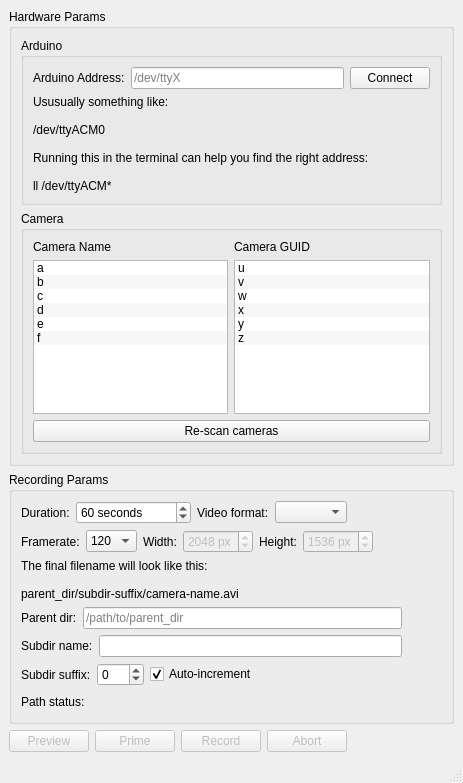
<?xml version="1.0" encoding="UTF-8"?>
<ui version="4.0">
 <class>MainWindow</class>
 <widget class="QMainWindow" name="MainWindow">
  <property name="geometry">
   <rect>
    <x>0</x>
    <y>0</y>
    <width>463</width>
    <height>783</height>
   </rect>
  </property>
  <property name="windowTitle">
   <string>yam-cat | Yet Another Multi Camera Acquisition Tool</string>
  </property>
  <widget class="QWidget" name="centralwidget">
   <layout class="QVBoxLayout" name="verticalLayout_8">
    <item>
     <layout class="QVBoxLayout" name="verticalLayout_6">
      <item>
       <widget class="QGroupBox" name="groupBoxHardware">
        <property name="title">
         <string>Hardware Params</string>
        </property>
        <layout class="QVBoxLayout" name="verticalLayout_7">
         <item>
          <widget class="QGroupBox" name="groupBox_2">
           <property name="font">
            <font>
             <bold>false</bold>
            </font>
           </property>
           <property name="title">
            <string>Arduino</string>
           </property>
           <layout class="QVBoxLayout" name="verticalLayout_3">
            <item>
             <layout class="QHBoxLayout" name="horizontalLayout_3">
              <item>
               <widget class="QLabel" name="label_12">
                <property name="text">
                 <string>Arduino Address:</string>
                </property>
               </widget>
              </item>
              <item>
               <widget class="QLineEdit" name="lineEditArduinoAddress">
                <property name="placeholderText">
                 <string>/dev/ttyX</string>
                </property>
               </widget>
              </item>
              <item>
               <widget class="QPushButton" name="pushButtonConnectArduino">
                <property name="text">
                 <string>Connect</string>
                </property>
                <property name="checkable">
                 <bool>false</bool>
                </property>
               </widget>
              </item>
             </layout>
            </item>
            <item>
             <widget class="QLabel" name="label_3">
              <property name="text">
               <string>Ususually something like:

/dev/ttyACM0

Running this in the terminal can help you find the right address:

ll /dev/ttyACM*</string>
              </property>
              <property name="textInteractionFlags">
               <set>Qt::LinksAccessibleByMouse|Qt::TextSelectableByMouse</set>
              </property>
             </widget>
            </item>
           </layout>
          </widget>
         </item>
         <item>
          <widget class="QGroupBox" name="groupBox_3">
           <property name="title">
            <string>Camera</string>
           </property>
           <layout class="QVBoxLayout" name="verticalLayout_4">
            <item>
             <layout class="QHBoxLayout" name="horizontalLayout">
              <item>
               <layout class="QVBoxLayout" name="verticalLayout">
                <item>
                 <widget class="QLabel" name="label">
                  <property name="toolTip">
                   <string>Give a name for the cameras, the camera name is used as a prefix for the video files.
You may drag and drop items in this list so that camera names and GUIDs correspond.</string>
                  </property>
                  <property name="text">
                   <string>Camera Name</string>
                  </property>
                 </widget>
                </item>
                <item>
                 <widget class="QListWidget" name="listWidgetCameraName">
                  <property name="toolTip">
                   <string>Give a name for the cameras, the camera name is used as a prefix for the video files.
You may drag and drop items in this list so that camera names and GUIDs correspond.</string>
                  </property>
                  <property name="dragDropMode">
                   <enum>QAbstractItemView::InternalMove</enum>
                  </property>
                  <property name="defaultDropAction">
                   <enum>Qt::MoveAction</enum>
                  </property>
                  <property name="alternatingRowColors">
                   <bool>true</bool>
                  </property>
                  <property name="selectionMode">
                   <enum>QAbstractItemView::SingleSelection</enum>
                  </property>
                  <property name="selectionBehavior">
                   <enum>QAbstractItemView::SelectRows</enum>
                  </property>
                  <item>
                   <property name="text">
                    <string>a</string>
                   </property>
                  </item>
                  <item>
                   <property name="text">
                    <string>b</string>
                   </property>
                  </item>
                  <item>
                   <property name="text">
                    <string>c</string>
                   </property>
                  </item>
                  <item>
                   <property name="text">
                    <string>d</string>
                   </property>
                  </item>
                  <item>
                   <property name="text">
                    <string>e</string>
                   </property>
                  </item>
                  <item>
                   <property name="text">
                    <string>f</string>
                   </property>
                  </item>
                 </widget>
                </item>
               </layout>
              </item>
              <item>
               <layout class="QVBoxLayout" name="verticalLayout_2">
                <item>
                 <widget class="QLabel" name="label_2">
                  <property name="toolTip">
                   <string>&lt;html&gt;&lt;head/&gt;&lt;body&gt;&lt;p&gt;Unique hardware identifier for the camera.&lt;/p&gt;&lt;/body&gt;&lt;/html&gt;</string>
                  </property>
                  <property name="text">
                   <string>Camera GUID</string>
                  </property>
                 </widget>
                </item>
                <item>
                 <widget class="QListWidget" name="listWidgetCameraGUID">
                  <property name="toolTip">
                   <string>&lt;html&gt;&lt;head/&gt;&lt;body&gt;&lt;p&gt;Unique hardware identifier for the camera.&lt;/p&gt;&lt;/body&gt;&lt;/html&gt;</string>
                  </property>
                  <property name="dragDropMode">
                   <enum>QAbstractItemView::NoDragDrop</enum>
                  </property>
                  <property name="defaultDropAction">
                   <enum>Qt::CopyAction</enum>
                  </property>
                  <property name="alternatingRowColors">
                   <bool>true</bool>
                  </property>
                  <property name="selectionMode">
                   <enum>QAbstractItemView::SingleSelection</enum>
                  </property>
                  <property name="selectionBehavior">
                   <enum>QAbstractItemView::SelectRows</enum>
                  </property>
                  <item>
                   <property name="text">
                    <string>u</string>
                   </property>
                  </item>
                  <item>
                   <property name="text">
                    <string>v</string>
                   </property>
                  </item>
                  <item>
                   <property name="text">
                    <string>w</string>
                   </property>
                  </item>
                  <item>
                   <property name="text">
                    <string>x</string>
                   </property>
                  </item>
                  <item>
                   <property name="text">
                    <string>y</string>
                   </property>
                  </item>
                  <item>
                   <property name="text">
                    <string>z</string>
                   </property>
                  </item>
                 </widget>
                </item>
               </layout>
              </item>
             </layout>
            </item>
            <item>
             <widget class="QPushButton" name="pushButtonReScanCameras">
              <property name="toolTip">
               <string>Re-scan for cameras if you've connected/disconnected cameras.</string>
              </property>
              <property name="text">
               <string>Re-scan cameras</string>
              </property>
             </widget>
            </item>
           </layout>
          </widget>
         </item>
        </layout>
       </widget>
      </item>
      <item>
       <widget class="QGroupBox" name="groupBox">
        <property name="title">
         <string>Recording Params</string>
        </property>
        <layout class="QVBoxLayout" name="verticalLayout_5">
         <item>
          <layout class="QHBoxLayout" name="horizontalLayout_8">
           <item>
            <widget class="QLabel" name="label_8">
             <property name="text">
              <string>Duration:</string>
             </property>
            </widget>
           </item>
           <item>
            <widget class="QSpinBox" name="spinBoxDuration">
             <property name="suffix">
              <string> seconds</string>
             </property>
             <property name="minimum">
              <number>1</number>
             </property>
             <property name="maximum">
              <number>9999999</number>
             </property>
             <property name="value">
              <number>60</number>
             </property>
            </widget>
           </item>
           <item>
            <widget class="QLabel" name="label_11">
             <property name="text">
              <string>Video format:</string>
             </property>
            </widget>
           </item>
           <item>
            <widget class="QComboBox" name="comboBoxVideoFormat"/>
           </item>
           <item>
            <spacer name="horizontalSpacer">
             <property name="orientation">
              <enum>Qt::Horizontal</enum>
             </property>
             <property name="sizeType">
              <enum>QSizePolicy::MinimumExpanding</enum>
             </property>
             <property name="sizeHint" stdset="0">
              <size>
               <width>40</width>
               <height>20</height>
              </size>
             </property>
            </spacer>
           </item>
          </layout>
         </item>
         <item>
          <layout class="QHBoxLayout" name="horizontalLayout_4">
           <item>
            <widget class="QLabel" name="label_4">
             <property name="text">
              <string>Framerate:</string>
             </property>
            </widget>
           </item>
           <item>
            <widget class="QComboBox" name="comboBoxFramerate">
             <item>
              <property name="text">
               <string>120</string>
              </property>
             </item>
             <item>
              <property name="text">
               <string>60</string>
              </property>
             </item>
            </widget>
           </item>
           <item>
            <widget class="QLabel" name="label_6">
             <property name="text">
              <string>Width:</string>
             </property>
            </widget>
           </item>
           <item>
            <widget class="QSpinBox" name="spinBoxWidth">
             <property name="enabled">
              <bool>false</bool>
             </property>
             <property name="suffix">
              <string> px</string>
             </property>
             <property name="minimum">
              <number>128</number>
             </property>
             <property name="maximum">
              <number>3840</number>
             </property>
             <property name="singleStep">
              <number>128</number>
             </property>
             <property name="value">
              <number>2048</number>
             </property>
            </widget>
           </item>
           <item>
            <widget class="QLabel" name="label_7">
             <property name="text">
              <string>Height:</string>
             </property>
            </widget>
           </item>
           <item>
            <widget class="QSpinBox" name="spinBoxHeight">
             <property name="enabled">
              <bool>false</bool>
             </property>
             <property name="suffix">
              <string> px</string>
             </property>
             <property name="minimum">
              <number>128</number>
             </property>
             <property name="maximum">
              <number>3840</number>
             </property>
             <property name="singleStep">
              <number>128</number>
             </property>
             <property name="value">
              <number>1536</number>
             </property>
            </widget>
           </item>
           <item>
            <spacer name="horizontalSpacer_2">
             <property name="orientation">
              <enum>Qt::Horizontal</enum>
             </property>
             <property name="sizeHint" stdset="0">
              <size>
               <width>40</width>
               <height>20</height>
              </size>
             </property>
            </spacer>
           </item>
          </layout>
         </item>
         <item>
          <widget class="QLabel" name="label_5">
           <property name="text">
            <string>The final filename will look like this:

parent_dir/subdir-suffix/camera-name.avi</string>
           </property>
          </widget>
         </item>
         <item>
          <layout class="QHBoxLayout" name="horizontalLayout_5">
           <item>
            <widget class="QLabel" name="label_9">
             <property name="toolTip">
              <string/>
             </property>
             <property name="text">
              <string>Parent dir:</string>
             </property>
            </widget>
           </item>
           <item>
            <widget class="QLineEdit" name="lineEditParentDir">
             <property name="toolTip">
              <string>This would be for something like an overarching experiment.</string>
             </property>
             <property name="placeholderText">
              <string>/path/to/parent_dir</string>
             </property>
            </widget>
           </item>
           <item>
            <spacer name="horizontalSpacer_3">
             <property name="orientation">
              <enum>Qt::Horizontal</enum>
             </property>
             <property name="sizeType">
              <enum>QSizePolicy::Minimum</enum>
             </property>
             <property name="sizeHint" stdset="0">
              <size>
               <width>40</width>
               <height>20</height>
              </size>
             </property>
            </spacer>
           </item>
          </layout>
         </item>
         <item>
          <layout class="QHBoxLayout" name="horizontalLayout_7">
           <item>
            <widget class="QLabel" name="label_10">
             <property name="toolTip">
              <string/>
             </property>
             <property name="text">
              <string>Subdir name:</string>
             </property>
            </widget>
           </item>
           <item>
            <widget class="QLineEdit" name="lineEditVideoSubDir">
             <property name="sizePolicy">
              <sizepolicy hsizetype="Expanding" vsizetype="Fixed">
               <horstretch>0</horstretch>
               <verstretch>0</verstretch>
              </sizepolicy>
             </property>
             <property name="toolTip">
              <string>This is a subdir that is created under parent dir.
For something like the experiment day.</string>
             </property>
            </widget>
           </item>
           <item>
            <spacer name="horizontalSpacer_6">
             <property name="orientation">
              <enum>Qt::Horizontal</enum>
             </property>
             <property name="sizeType">
              <enum>QSizePolicy::Minimum</enum>
             </property>
             <property name="sizeHint" stdset="0">
              <size>
               <width>40</width>
               <height>20</height>
              </size>
             </property>
            </spacer>
           </item>
          </layout>
         </item>
         <item>
          <layout class="QHBoxLayout" name="horizontalLayout_2">
           <item>
            <widget class="QLabel" name="label_13">
             <property name="toolTip">
              <string/>
             </property>
             <property name="text">
              <string>Subdir suffix:</string>
             </property>
            </widget>
           </item>
           <item>
            <widget class="QSpinBox" name="spinBoxNumericalSuffix">
             <property name="enabled">
              <bool>true</bool>
             </property>
             <property name="toolTip">
              <string>This will add a numerical suffix to the subdir.
Useful for something like mosue ID

Disabled if set to -1</string>
             </property>
             <property name="minimum">
              <number>-1</number>
             </property>
             <property name="maximum">
              <number>999</number>
             </property>
            </widget>
           </item>
           <item>
            <widget class="QCheckBox" name="checkBoxNumericalSuffix">
             <property name="toolTip">
              <string>Automatically increment this number after each recording</string>
             </property>
             <property name="text">
              <string>Auto-increment</string>
             </property>
             <property name="checked">
              <bool>true</bool>
             </property>
            </widget>
           </item>
           <item>
            <spacer name="horizontalSpacer_4">
             <property name="orientation">
              <enum>Qt::Horizontal</enum>
             </property>
             <property name="sizeHint" stdset="0">
              <size>
               <width>40</width>
               <height>20</height>
              </size>
             </property>
            </spacer>
           </item>
          </layout>
         </item>
         <item>
          <layout class="QHBoxLayout" name="horizontalLayout_9">
           <item>
            <widget class="QLabel" name="label_14">
             <property name="toolTip">
              <string>This examines the all the path params (parent dir, subdir, suffix) and validates them live.</string>
             </property>
             <property name="text">
              <string>Path status:</string>
             </property>
            </widget>
           </item>
           <item>
            <widget class="QLabel" name="labelPathStatus">
             <property name="font">
              <font>
               <bold>true</bold>
              </font>
             </property>
             <property name="text">
              <string/>
             </property>
            </widget>
           </item>
           <item>
            <spacer name="horizontalSpacer_7">
             <property name="orientation">
              <enum>Qt::Horizontal</enum>
             </property>
             <property name="sizeHint" stdset="0">
              <size>
               <width>40</width>
               <height>20</height>
              </size>
             </property>
            </spacer>
           </item>
          </layout>
         </item>
        </layout>
       </widget>
      </item>
      <item>
       <layout class="QHBoxLayout" name="horizontalLayout_6">
        <item>
         <widget class="QPushButton" name="pushButtonPreview">
          <property name="enabled">
           <bool>false</bool>
          </property>
          <property name="text">
           <string>Preview</string>
          </property>
          <property name="checkable">
           <bool>true</bool>
          </property>
         </widget>
        </item>
        <item>
         <widget class="QPushButton" name="pushButtonPrime">
          <property name="enabled">
           <bool>false</bool>
          </property>
          <property name="toolTip">
           <string>Get the camera ready for recording</string>
          </property>
          <property name="text">
           <string>Prime</string>
          </property>
          <property name="checkable">
           <bool>true</bool>
          </property>
         </widget>
        </item>
        <item>
         <widget class="QPushButton" name="pushButtonRecord">
          <property name="enabled">
           <bool>false</bool>
          </property>
          <property name="text">
           <string>Record</string>
          </property>
         </widget>
        </item>
        <item>
         <widget class="QPushButton" name="pushButtonAbort">
          <property name="enabled">
           <bool>false</bool>
          </property>
          <property name="text">
           <string>Abort</string>
          </property>
         </widget>
        </item>
        <item>
         <spacer name="horizontalSpacer_5">
          <property name="orientation">
           <enum>Qt::Horizontal</enum>
          </property>
          <property name="sizeHint" stdset="0">
           <size>
            <width>40</width>
            <height>20</height>
           </size>
          </property>
         </spacer>
        </item>
       </layout>
      </item>
     </layout>
    </item>
   </layout>
  </widget>
  <widget class="QMenuBar" name="menubar">
   <property name="geometry">
    <rect>
     <x>0</x>
     <y>0</y>
     <width>463</width>
     <height>19</height>
    </rect>
   </property>
  </widget>
  <widget class="QStatusBar" name="statusbar"/>
 </widget>
 <tabstops>
  <tabstop>lineEditArduinoAddress</tabstop>
  <tabstop>pushButtonConnectArduino</tabstop>
  <tabstop>listWidgetCameraName</tabstop>
  <tabstop>listWidgetCameraGUID</tabstop>
  <tabstop>pushButtonReScanCameras</tabstop>
  <tabstop>spinBoxDuration</tabstop>
  <tabstop>comboBoxVideoFormat</tabstop>
  <tabstop>comboBoxFramerate</tabstop>
  <tabstop>spinBoxWidth</tabstop>
  <tabstop>spinBoxHeight</tabstop>
  <tabstop>lineEditParentDir</tabstop>
  <tabstop>lineEditVideoSubDir</tabstop>
  <tabstop>spinBoxNumericalSuffix</tabstop>
  <tabstop>checkBoxNumericalSuffix</tabstop>
  <tabstop>pushButtonPreview</tabstop>
  <tabstop>pushButtonPrime</tabstop>
  <tabstop>pushButtonRecord</tabstop>
  <tabstop>pushButtonAbort</tabstop>
 </tabstops>
 <resources/>
 <connections/>
</ui>
